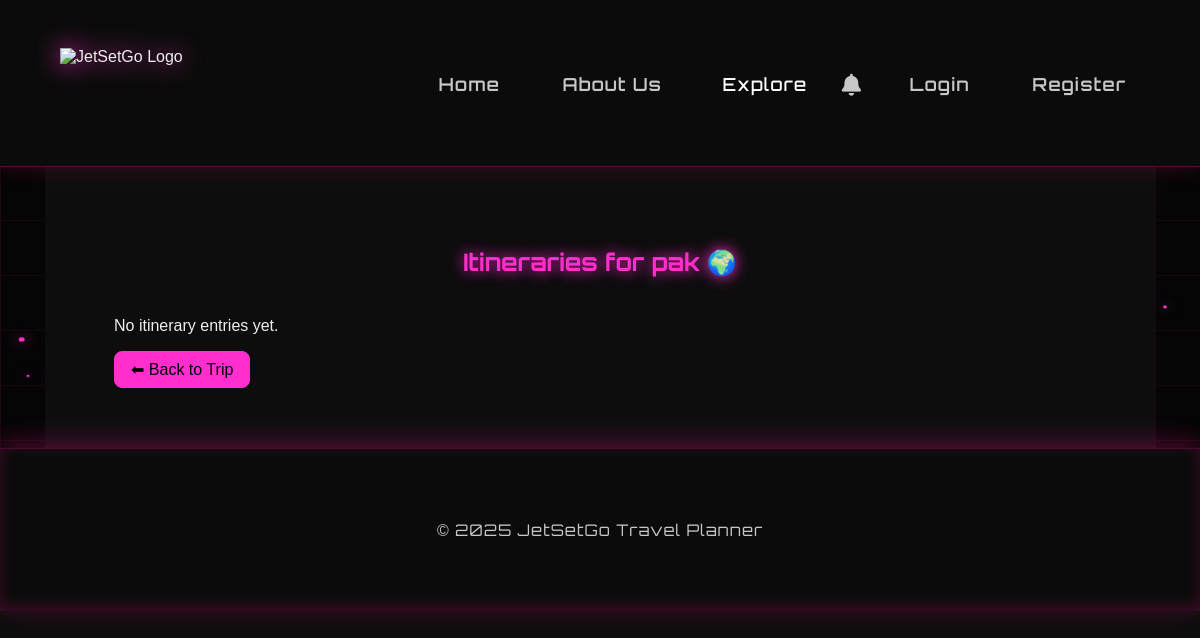
The page /trip/1/itineraries on the database as committed earlier.
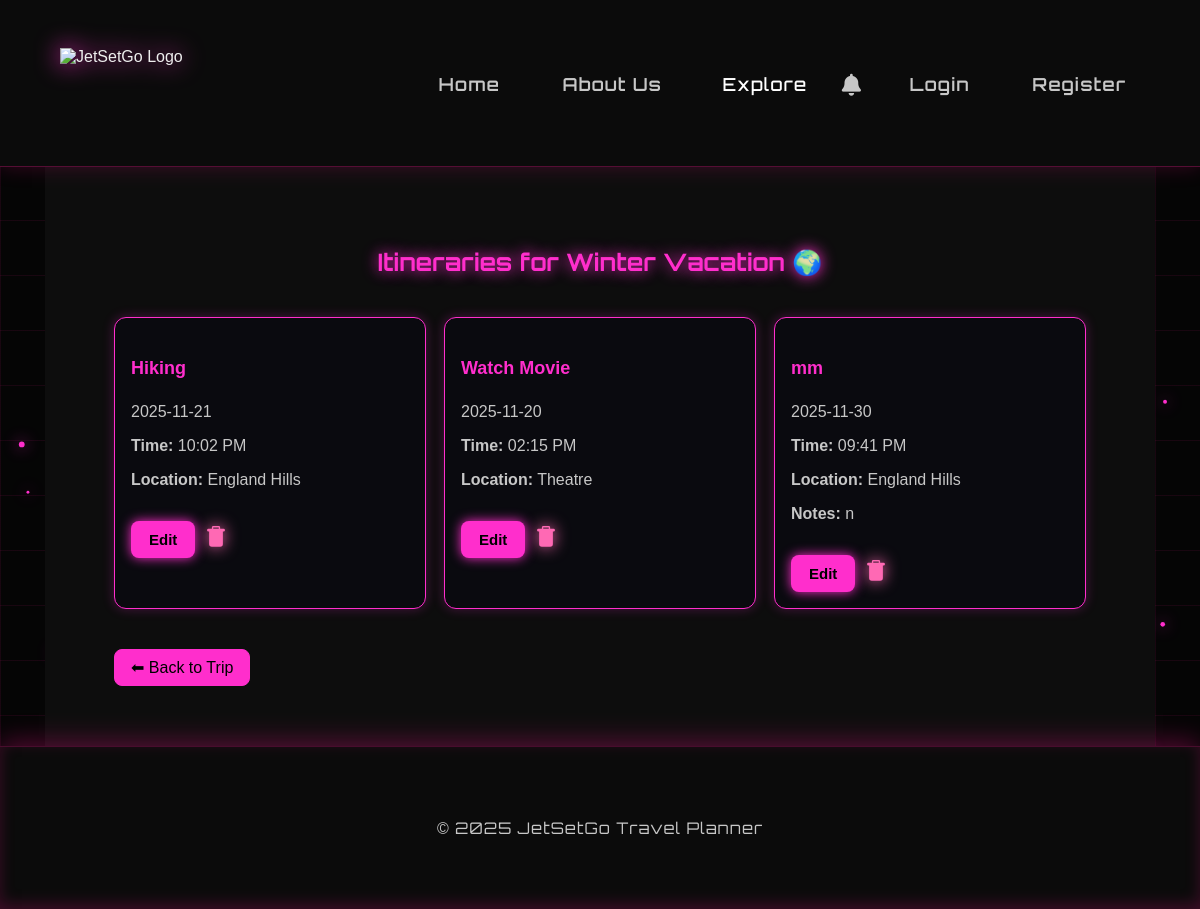
The same page on the database as committed later.
### app/models.py (models this page shows, shortened)
class Trip(db.Model):
    __tablename__ = 'trip'
    id = db.Column(db.Integer, primary_key=True)
    title = db.Column(db.String(100), nullable=False)
    start_date = db.Column(db.Date, nullable=False)
    end_date = db.Column(db.Date, nullable=False)
    description = db.Column(db.Text, nullable=True)
    destinations = db.relationship(
        "TripDestination",
        backref="trip",
        cascade="all, delete-orphan",
        lazy=True
    )
    itinerary = db.relationship("ItineraryItem", backref="trip", lazy=True, cascade="all, delete-orphan")
    budget = db.relationship("Budget", backref="trip", uselist=False, cascade="all, delete-orphan")
    participants = db.relationship("User", secondary=trip_users, backref=db.backref("trips", lazy="dynamic"))
    reviews = db.relationship("Review", backref="trip", lazy=True, cascade="all, delete-orphan")

class ItineraryItem(db.Model):
    __tablename__ = "itinerary_item"
    id = db.Column(db.Integer, primary_key=True)
    title = db.Column(db.String(100), nullable=False)
    date = db.Column(db.Date, nullable=False)
    location = db.Column(db.String(150))
    notes = db.Column(db.Text)
    time = db.Column(db.Time)
    trip_id = db.Column(db.Integer, db.ForeignKey("trip.id"), nullable=False)

### app/routes/trips.py (the view)
@trips_bp.route('/trip/<int:trip_id>/itineraries')
def all_itineraries(trip_id):
    trip = Trip.query.get_or_404(trip_id)
    return render_template('all_itineraries.html', trip=trip)

### app/templates/all_itineraries.html (shortened to what this page needs)
{% extends "base.html" %}
{% block content %}
<div class="container mt-4">
    <h2 class="text-center mb-4">Itineraries for {{ trip.title }} 🌍</h2>
    {% if trip.itinerary|length == 0 %}
        <p class="text-muted text-center">No itinerary entries yet.</p>
    {% else %}
        <div class="itinerary-mini-card-container">
            {% for item in trip.itinerary %}
                <div class="itinerary-mini-card">
                    <div class="mini-info">
                        <h4 class="mini-title">{{ item.title }}</h4>
                        <p class="mini-date">{{ item.date }}</p>
                        {% if item.time %}
                            <p class="mini-text"><b>Time:</b> {{ item.time.strftime("%I:%M %p") }}</p>
                        {% endif %}
                        {% if item.location %}
                            <p class="mini-text"><b>Location:</b> {{ item.location }}</p>
                        {% endif %}
                        {% if item.notes %}
                            <p class="mini-text"><b>Notes:</b> {{ item.notes }}</p>
                        {% endif %}
                    </div>
                    <div class="mini-buttons">
                        <a href="{{ url_for('trips.edit_itinerary', item_id=item.id) }}"
                           class="btn btn-link btn-primary btn-sm">Edit</a>
                        <form method="POST"
                              action="{{ url_for('trips.delete_itinerary', item_id=item.id) }}"
                              onsubmit="return confirm('Delete this itinerary item?');">
                            <button class="btn-trash" style="margin-top: 25px;">
                            </button>
                        </form>
                    </div>
                </div>
            {% endfor %}
        </div>
    {% endif %}
    <div class="text-center mt-4">
        <a href="{{ url_for('trips.trip_detail', trip_id=trip.id) }}" class="btn-back">
            ⬅ Back to Trip
        </a>
    </div>
</div>
{% endblock %}

### app/templates/base.html (shortened to what this page needs)
<!DOCTYPE html>
<html lang="en">
<head>
    <link rel="stylesheet" href="{{ url_for('static', filename='css/style.css') }}">
    <link rel="stylesheet" href="https://cdnjs.cloudflare.com/ajax/libs/font-awesome/6.5.0/css/all.min.css">
</head>
<body>
<header>
    <div class="container nav-container">
        <img src="{{ url_for('static', filename='images/logo.png') }}" alt="JetSetGo Logo" class="logo">
        <nav>
            {% if 'user_id' in session and 'user_email' in session %}
            <a href="{{ url_for('view.user_home') }}">Home</a>
            {% else %}
            <a href="{{ url_for('view.landing') }}">Home</a>
            {% endif %}
            <a href="{{ url_for('main.about') }}">About Us</a>
            <a href="{{ url_for('social.explore') }}" class="nav-explore">Explore</a>
            <div class="notif-wrapper">
                <i class="fas fa-bell notif-bell" id="notifBell"></i>
            </div>
            {% if 'user_id' in session and 'user_email' in session %}
                <div class="user-dropdown-wrapper">
                    <button class="user-dropdown-toggle">
                        <i class="fas fa-user-circle"></i>
                        <span class="username-display">{{ session.get('user_name', 'User') }}</span>
                        <i class="fas fa-chevron-down"></i>
                    </button>
                    <div class="user-dropdown-menu">
                        <a href="{{ url_for('tasks.view_tasks') }}" class="dropdown-item">
                            <i class="fas fa-tasks"></i> Tasks
                        </a>
                        <a href="{{ url_for('trips.view_trips') }}" class="dropdown-item">
                            <i class="fas fa-plane"></i> Trips
                        </a>
                        <a href="{{ url_for('trips.view_favorites') }}" class="dropdown-item">
                            <i class="fas fa-heart"></i> Favorites
                        </a>
                        <hr class="dropdown-divider">
                        <a href="{{ url_for('social.your_page') }}" class="dropdown-item">
                            <i class="fas fa-user"></i> Your Page
                        </a>
                        <a href="{{ url_for('social.gamification') }}" class="dropdown-item">
                            <i class="fas fa-star"></i> Gamification
                        </a>
                        <hr class="dropdown-divider">
                        <a href="{{ url_for('auth.profile') }}" class="dropdown-item">
                            <i class="fas fa-cog"></i> Manage Profile
                        </a>
                        <a href="{{ url_for('auth.logout') }}" class="dropdown-item logout-item">
                            <i class="fas fa-sign-out-alt"></i> Logout
                        </a>
                    </div>
                </div>
            {% else %}
                <a href="{{ url_for('auth.login') }}">Login</a>
                <a href="{{ url_for('auth.register') }}">Register</a>
            {% endif %}
        </nav>
    </div>
</header>
<main class="container">
    {% block content %}{% endblock %}
</main>
<footer>
    <div class="container">
        <p>&copy; {{ 2025 }} JetSetGo Travel Planner</p>
    </div>
</footer>
</body>
</html>

### app/static/css/style.css (style rules this page uses)
:root { --bg-color: #000000; --text-color: #f2f2f2; --soft-text: #c7c7c7; --card-bg: rgba(10, 10, 10, 0.8); --border-color: #ff2ecc; --neon-pink: #ff2ecc; --neon-hover: #ff5be0; }
body { background: var(--bg-color); color: var(--text-color); font-family: "Inter", sans-serif; margin: 0; padding: 0; opacity: 0; animation: fadeIn 0.9s ease-out forwards; }
a { transition: opacity 0.3s ease; }
.container { width: 90%; max-width: 1150px; margin: auto; }
body::before { content: ""; position: fixed; top: 0; left: 0; width: 100%; height: 100%; background-image: linear-gradient(rgba(255, 20, 147, 0.08) 1px, transparent 1px), linear-gradient(90deg, rgba(255, 20, 147, 0.08) 1px, transparent 1px); background-size: 55px 55px; animation: gridMove 32s linear infinite; z-index: -3; pointer-events: none !important; }
header { background: #0b0b0b; padding: 18px 0; border-bottom: 1px solid rgba(255, 20, 147, 0.3); box-shadow: 0 0 20px rgba(255, 20, 147, 0.2); position: relative; z-index: 20; }
header .container { display: flex; justify-content: space-between; align-items: center; }
.logo { height: 70px; filter: drop-shadow(0 0 12px var(--neon-pink)); }
nav a { margin-left: 30px; text-decoration: none; color: var(--soft-text); font-size: 18px; font-family: "Orbitron", sans-serif; letter-spacing: 1px; font-weight: 600; padding: 10px 14px; transition: 0.25s ease; position: relative; z-index: 20; }
.btn { width: 100%; padding: 12px 0; background: var(--neon-pink); color: #000; border: none; font-weight: 600; font-size: 16px; margin-top: 10px; border-radius: 8px; cursor: pointer; transition: 0.25s ease; box-shadow: 0 0 12px var(--neon-pink); position: relative; z-index: 20; }
.btn-link { display: block; text-align: center; width: auto; margin-top: 20px; font-size: 15px; text-decoration: none; transition: 0.2s ease; position: relative; z-index: 30 !important; }
footer { background: #0b0b0b; padding: 25px 0; text-align: center; color: var(--soft-text); border-top: 1px solid rgba(255, 20, 147, 0.25); font-family: "Orbitron", sans-serif; letter-spacing: 1px; box-shadow: 0 -5px 25px rgba(255, 20, 147, 0.3), inset 0 -5px 15px rgba(255, 20, 147, 0.2); position: relative; z-index: 20; }
.container { max-width: 1200px; margin: auto; padding: 30px 15px; position: relative; z-index: 10; }
.container h2 { color: var(--neon-pink); text-align: center; font-family: "Orbitron", sans-serif; text-shadow: 0 0 15px var(--neon-pink); margin-bottom: 40px; }
.btn-trash { background: transparent !important; border: none; padding: 0; width: auto; cursor: pointer; }
.itinerary-mini-card-container { display: grid; grid-template-columns: repeat(auto-fit, minmax(280px, 1fr)); gap: 18px; margin-bottom: 40px; }
.itinerary-mini-card { background: #0a0a0f; border: 1px solid var(--neon-pink); padding: 16px; border-radius: 12px; box-shadow: 0 0 12px rgba(255, 45, 220, 0.25); transition: 0.25s ease; position: relative; z-index: 5; }
.mini-title { color: var(--neon-pink); font-size: 18px; font-weight: 700; }
.mini-text, .mini-date { color: var(--soft-text); margin-bottom: 4px; }
.mini-buttons { display: flex; gap: 10px; margin-top: 12px; }
.btn-primary { background: var(--neon-pink) !important; color: #000 !important; border: none !important; box-shadow: 0 0 12px var(--neon-pink); }
.btn-back { background: var(--neon-pink) !important; border: 1px solid var(--neon-pink); padding: 8px 16px; border-radius: 8px; text-decoration: none !important; color: black; transition: 0.2s; display: inline-block; font-weight: 400; }
body { background: #050505; color: #eee; font-family: 'Poppins', sans-serif; }
.btn, .btn-small, .btn-clear { padding: 10px 18px; border: none; border-radius: 8px; background: var(--neon-pink); color: #000; cursor: pointer; font-weight: bold; transition: 0.2s ease; }
.notif-wrapper { position: relative; display: inline-block; margin-left: 18px; }
.notif-bell { font-size: 22px; color: var(--soft-text); cursor: pointer; transition: 0.25s ease; text-shadow: none; position: relative; top: 2px; }

### app/templates/base.html (style rules this page uses)
:root { --bg-primary: #0d0d0d; --bg-secondary: #1a1a1a; }
body { background: var(--bg-primary); transition: background 0.4s ease; }
main { background: var(--bg-primary); }
html, body { background: var(--bg-primary); }
.nav-explore { color: white; text-decoration: none; font-weight: 500; transition: all 0.3s; padding: 8px 12px; border-radius: 6px; }

Rows that differ between the two databases and show on the page:
changed Trip: title "pak" → "Winter Vacation"
added ItineraryItem: title "Hiking", date "2025-11-21", time "10:02 PM", location "England Hills"
added ItineraryItem: title "Watch Movie", date "2025-11-20", time "02:15 PM", location "Theatre"
added ItineraryItem: title "mm", date "2025-11-30", time "09:41 PM", location "England Hills", notes "n"
Other text that changed with them:
text no longer shown: "No itinerary entries yet."
